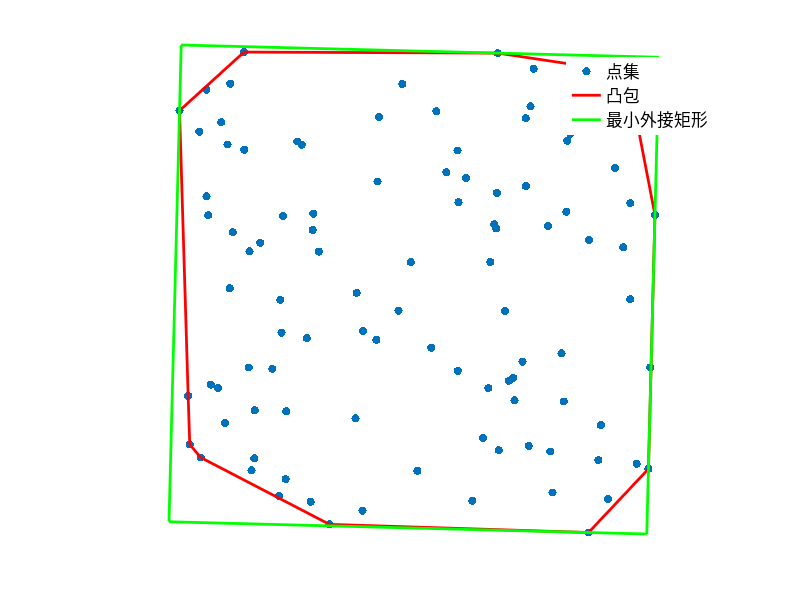

Write the MATLAB code that produced this figure.
% 清空环境
clc; clear; close all;

% 生成随机点
N = 100;
points = rand(N, 2);

% 计算凸包
k = convhull(points(:, 1), points(:, 2));

% 提取凸包顶点
hull_points = points(k, :);

% 初始化最小面积和矩形
min_area = inf;
min_rect = [];

% 计算凸包边数
num_edges = length(k);

% 旋转卡壳
for i = 1:num_edges - 1
    % 当前边
    edge = hull_points(i + 1, :) - hull_points(i, :);
    
    % 单位向量
    unit_edge = edge / norm(edge);
    
    % 垂直向量
    perp_edge = [-unit_edge(2), unit_edge(1)];
    
    % 旋转矩阵
    R = [unit_edge; perp_edge];
    
    % 投影到旋转坐标系
    proj = hull_points * R';
    
    % 计算最小外接矩形
    min_x = min(proj(:, 1));
    max_x = max(proj(:, 1));
    min_y = min(proj(:, 2));
    max_y = max(proj(:, 2));
    
    % 矩形顶点在旋转坐标系中的坐标
    rect = [min_x, min_y;
            max_x, min_y;
            max_x, max_y;
            min_x, max_y];
    
    % 转换到原始坐标系
    rect = rect * R;
    
    % 计算矩形面积
    area = (max_x - min_x) * (max_y - min_y);
    
    % 更新最小面积矩形
    if area < min_area
        min_area = area;
        min_rect = rect;
    end
end

% 绘制点
fig = figure;
scatter(points(:, 1), points(:, 2), 'filled');
hold on;

% 绘制凸包
plot(hull_points(:, 1), hull_points(:, 2), 'r-', 'LineWidth', 2);

% 绘制最小外接矩形
plot([min_rect(:, 1); min_rect(1, 1)], [min_rect(:, 2); min_rect(1, 2)], 'g-', 'LineWidth', 2);

% 设置图形属性
axis equal;
axis off
xlabel('X');
ylabel('Y');
legend('点集', '凸包', '最小外接矩形', 'box', 'off', 'fontSize', 12);
hold off;
exportgraphics(gcf, "figure/f19.png", 'Resolution', 600);